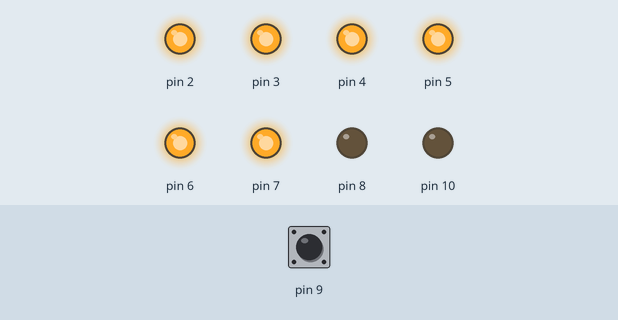
Recording of a sketch running on a simulated Arduino Uno, built with avr-gcc and run on an emulated ATmega328P. On the bench: output pins drawn as LEDs (lit = HIGH). Dashed ring = blinking. Inputs (shaded band) come from the test bench; at power-on: pin 9 LOW.

Above: at 1.2 s.
1.3 s: pin 9 driven HIGH
At 2.0 s:
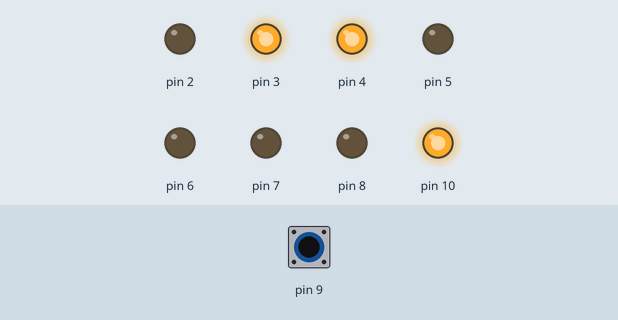
4.3 s: pin 9 pulsed LOW 2 times (0.12 s each, 0.3 s apart)
At 6.4 s:
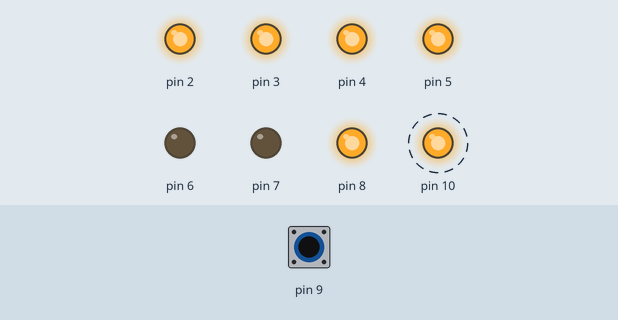
7.9 s: pin 9 pulsed LOW 5 times (0.12 s each, 0.3 s apart)
At 8.5 s:
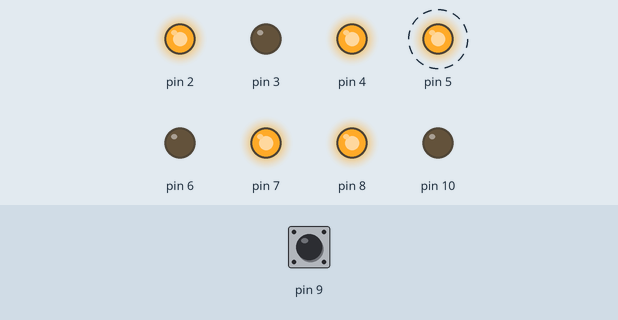
Timing chart, 0 to 16.9 s (numbered marks = the images above; inputs shaded):
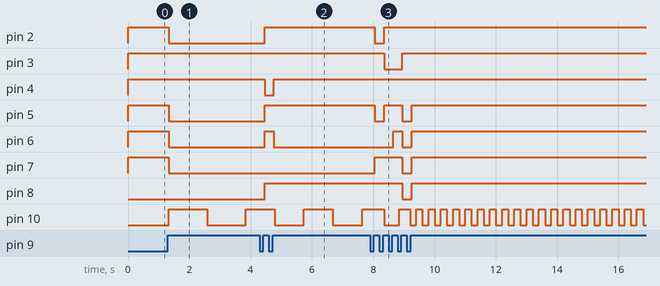

The sketch:

BlinkingSegmentCounter.ino
```cpp
int counter = 0;

int lastStatus = LOW;
int currentStatus = LOW;

long currentMillis;
long previousMillis = 0;
long interval = 1400;

void setup() {

 for (int i = 2; i <= 8; i ++){
  pinMode(i, OUTPUT);
 }

  pinMode(9, INPUT);
  pinMode(10, OUTPUT);
}

void showNumber(int number){

  const byte numbers[10][7] = {
    {1,1,1,1,1,1,0}, // 0
    {0,1,1,0,0,0,0}, // 1
    {1,1,0,1,1,0,1}, // 2
    {1,1,1,1,0,0,1}, // 3
    {0,1,1,0,0,1,1}, // 4
    {1,0,1,1,0,1,1}, // 5
    {1,0,1,1,1,1,1}, // 6
    {1,1,1,0,0,0,0}, // 7
    {1,1,1,1,1,1,1}, // 8
    {1,1,1,1,0,1,1}  // 9
  };

  digitalWrite(2, numbers[number][0]);
  digitalWrite(3, numbers[number][1]);
  digitalWrite(4, numbers[number][2]);
  digitalWrite(5, numbers[number][3]);
  digitalWrite(6, numbers[number][4]);
  digitalWrite(7, numbers[number][5]);
  digitalWrite(8, numbers[number][6]);
}

void blinking(bool zero){
  if (!zero){
    currentMillis = millis();

    if (currentMillis - previousMillis >= interval) {
      previousMillis = currentMillis;

      digitalWrite(10, !digitalRead(10));
    }
  }
  else{
    digitalWrite(10, LOW);
  }
}

void loop() {

  showNumber(counter);
  if (counter != 0) blinking(false);
  else blinking(true);

  if (digitalRead(9) == 1){
    currentStatus = HIGH;
  }else{
    currentStatus = LOW;
  }

  if (currentStatus == HIGH && lastStatus == LOW){
    delay(35);
    if (digitalRead(9) == 1){
      counter++;
      interval -= 150;
    }
  }

  if (counter == 10){
     counter = 0;
     interval = 1400;
  }
  lastStatus = currentStatus;
}
```

Measured:
- after the input at 1.3 s, pin 2, pin 5–7: HIGH → LOW at once; pin 10: LOW → HIGH at once, → LOW 1.2 s later, → HIGH 1.3 s later
- after the input at 4.3 s, pin 2, pin 5, pin 8: LOW → HIGH after 0.16 s; pin 4: HIGH → LOW after 0.16 s, → HIGH 0.30 s later; pin 6: LOW → HIGH after 0.16 s, → LOW 0.30 s later
- after the input at 7.9 s, pin 2: HIGH → LOW after 0.16 s, → HIGH 0.30 s later; pin 3: HIGH → LOW after 0.46 s, → HIGH 0.60 s later
